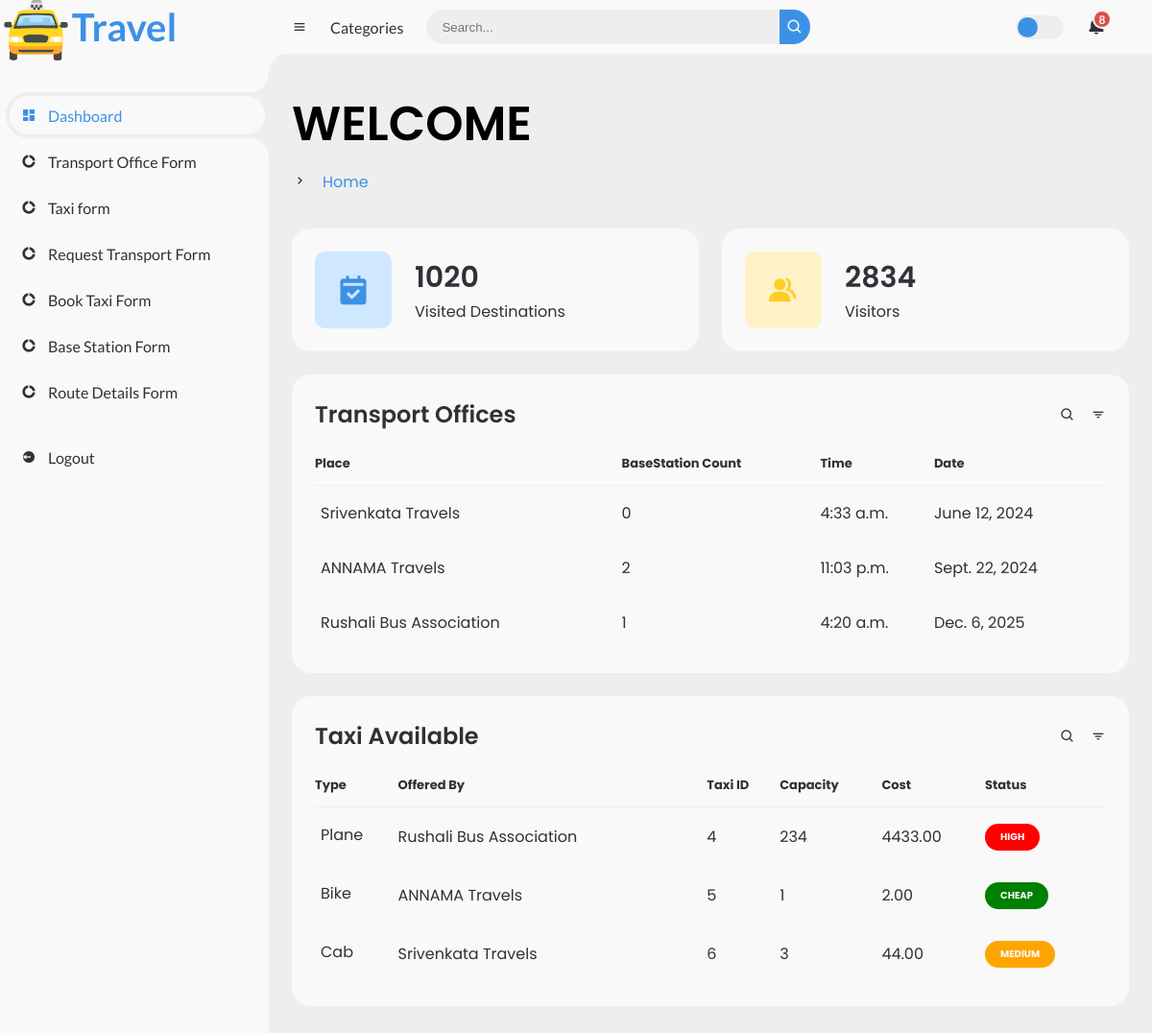
The page / on the database its author committed.
### core/models.py (models this page shows, shortened)
class TransportOffice(models.Model):
    point_id = models.IntegerField(primary_key=True)
    name = models.CharField(max_length=100)
    time = models.TimeField()
    date = models.DateField()

class Taxi(models.Model):
    t_id = models.IntegerField(primary_key=True)
    c_id = models.ForeignKey(RegisteredCustomer, on_delete=models.CASCADE)
    point_id = models.ForeignKey(TransportOffice, on_delete=models.CASCADE)
    type = models.CharField(max_length=50)
    capacity = models.IntegerField()
    cost = models.DecimalField(max_digits=10, decimal_places=2)

### core/views.py (the view)
# urls.py: path('', views.index, name='index'),
def index(request):
    registered_taxis_ids = Registration.objects.values_list('t_id', flat=True)
    transport_offices = TransportOffice.objects.all()[:5]
    transport_offices = transport_offices.annotate(num_basestations=Count('basestation'))
    available_taxis = Taxi.objects.exclude(pk__in=Subquery(registered_taxis_ids))[:5]
    return render(request, 'index.html', {'transport_offices': transport_offices, 'taxis': available_taxis})

### templates/index.html (shortened to what this page needs)
{% load static %}
<!DOCTYPE html>
<html lang="en">
<head>
	<link href='https://unpkg.com/boxicons@2.0.9/css/boxicons.min.css' rel='stylesheet'>
	<link rel="stylesheet" href="{% static 'assets/css/style2.css' %}">
</head>
<body>
	<section id="sidebar">
		<a href="#" class="brand">
<span style='font-size:60px;'>&#128662;</span>
			<span class="text" style='font-size:40px;' >Travel</span>
		</a>
		<ul class="side-menu top">
			<li class="active">
				<a href="{% url 'index' %}">
					<i class='bx bxs-dashboard' ></i>
					<span class="text">Dashboard</span>
				</a>
			</li>
			<li>
				<a href="{% url 'transport' %}">
					<i class='bx bxs-doughnut-chart' ></i>
					<span class="text">Transport Office Form</span>
				</a>
			</li>
			<li>
				<a href="{% url 'taxi' %}">
					<i class='bx bxs-doughnut-chart' ></i>
					<span class="text">Taxi form</span>
				</a>
			</li>
            <li>
				<a href="{% url 'request' %}">
					<i class='bx bxs-doughnut-chart' ></i>
					<span class="text">Request Transport Form</span>
				</a>
			</li>
            <li>
				<a href="{% url 'booktaxi' %}">
					<i class='bx bxs-doughnut-chart' ></i>
					<span class="text">Book Taxi Form</span>
				</a>
			</li>
			<li>
				<a href="{% url 'basestation' %}">
					<i class='bx bxs-doughnut-chart' ></i>
					<span class="text">Base Station Form</span>
				</a>
			</li>
			<li>
				<a href="{% url 'route' %}">
					<i class='bx bxs-doughnut-chart' ></i>
					<span class="text">Route Details Form</span>
				</a>
			</li>
		</ul>
		<ul class="side-menu">
			<li>
				<a href="{% url 'logout' %}">
					<i class='bx bxs-log-out-circle' ></i>
					<span class="text">Logout</span>
				</a>
			</li>
		</ul>
	</section>
	<section id="content" class="hi">
		<nav>
			<i class='bx bx-menu' ></i>
			<a href="#" class="nav-link">Categories</a>
			<form action="#">
				<div class="form-input">
					<input type="search" placeholder="Search...">
					<button type="submit" class="search-btn"><i class='bx bx-search' ></i></button>
				</div>
			</form>
			<label for="switch-mode" class="switch-mode"></label>
			<a href="#" class="notification">
				<span class="num">8</span>
			</a>
		</nav>
		<main>
			<div class="head-title">
				<div class="left">
					<h1>WELCOME</h1>
					<ul class="breadcrumb">
						<li><i class='bx bx-chevron-right' ></i></li>
						<li>
							<a class="active" href="#">Home</a>
						</li>
					</ul>
				</div>
			</div>
			<ul class="box-info">
				<li>
					<i class='bx bxs-calendar-check' ></i>
					<span class="text">
						<h3>1020</h3>
						<p>Visited Destinations</p>
					</span>
				</li>
				<li>
					<i class='bx bxs-group' ></i>
					<span class="text">
						<h3>2834</h3>
						<p>Visitors</p>
					</span>
				</li>
			</ul>
			<div class="table-data">
				<div class="order">
					<div class="head">
						<h3>Transport Offices</h3>
						<i class='bx bx-search'></i>
						<i class='bx bx-filter'></i>
					</div>
					<table>
						<thead>
							<tr>
								<th>Place</th>
								<th>BaseStation Count</th>
								<th>Time</th>
								<th>Date</th>
							</tr>
						</thead>
						<tbody>
							{% for office in transport_offices %}
							<tr>
								<td>
									<p>{{ office.name }}</p>
								</td>
								<td>{{ office.num_basestations }}</td>
								<td>{{ office.time }}</td>
								<td>{{ office.date }}</td>
							</tr>
							{% endfor %}
						</tbody>
					</table>
				</div>
			</div>
				<div class="table-data">
					<div class="order">
						<div class="head">
							<h3>Taxi Available</h3>
							<i class='bx bx-search'></i>
							<i class='bx bx-filter'></i>
						</div>
						<table class="table">
							<thead>
								<tr>
									<th>Type</th>
									<th>Offered By</th>
									<th>Taxi ID</th>
									<th>Capacity</th>
									<th>Cost</th>
									<th>Status</th>
								</tr>
							</thead>
							<tbody>
								{% for taxi in taxis %}
								<tr>
									<td>{{ taxi.type }}</td>
									<td>{{ taxi.point_id.name }}</td>
									<td>{{ taxi.t_id }}</td>
									<td>{{ taxi.capacity }}</td>
									<td>{{ taxi.cost }}</td>
									<td>
										{% if taxi.cost > 100 %}
											<span class="status high">HIGH</span>
										{% elif taxi.cost > 10 %}
											<span class="status medium">MEDIUM</span>
										{% else %}
											<span class="status low">CHEAP</span>
										{% endif %}
									</td>
								</tr>
								{% endfor %}
							</tbody>
						</table>
					</div>
				</div>
	</section>
</body>
</html>

### templates/index.html (style rules this page uses)
.status { padding: 5px 10px; border-radius: 5px; color: white; display: inline-block; }
.status.high { background-color: red; }
.status.medium { background-color: orange; }
.status.low { background-color: green; }

### rows shown on the page
TransportOffice: name "Srivenkata Travels", num_basestations "0", time "4:33 a.m.", date "June 12, 2024"
TransportOffice: name "ANNAMA Travels", num_basestations "2", time "11:03 p.m.", date "Sept. 22, 2024"
TransportOffice: name "Rushali Bus Association", num_basestations "1", time "4:20 a.m.", date "Dec. 6, 2025"
Taxi: type "Plane", point_id.name "Rushali Bus Association", t_id "4", capacity "234", cost "4433.00", shows "HIGH"
Taxi: type "Bike", point_id.name "ANNAMA Travels", t_id "5", capacity "1", cost "2.00", shows "CHEAP"
Taxi: type "Cab", point_id.name "Srivenkata Travels", t_id "6", capacity "3", cost "44.00", shows "MEDIUM"
